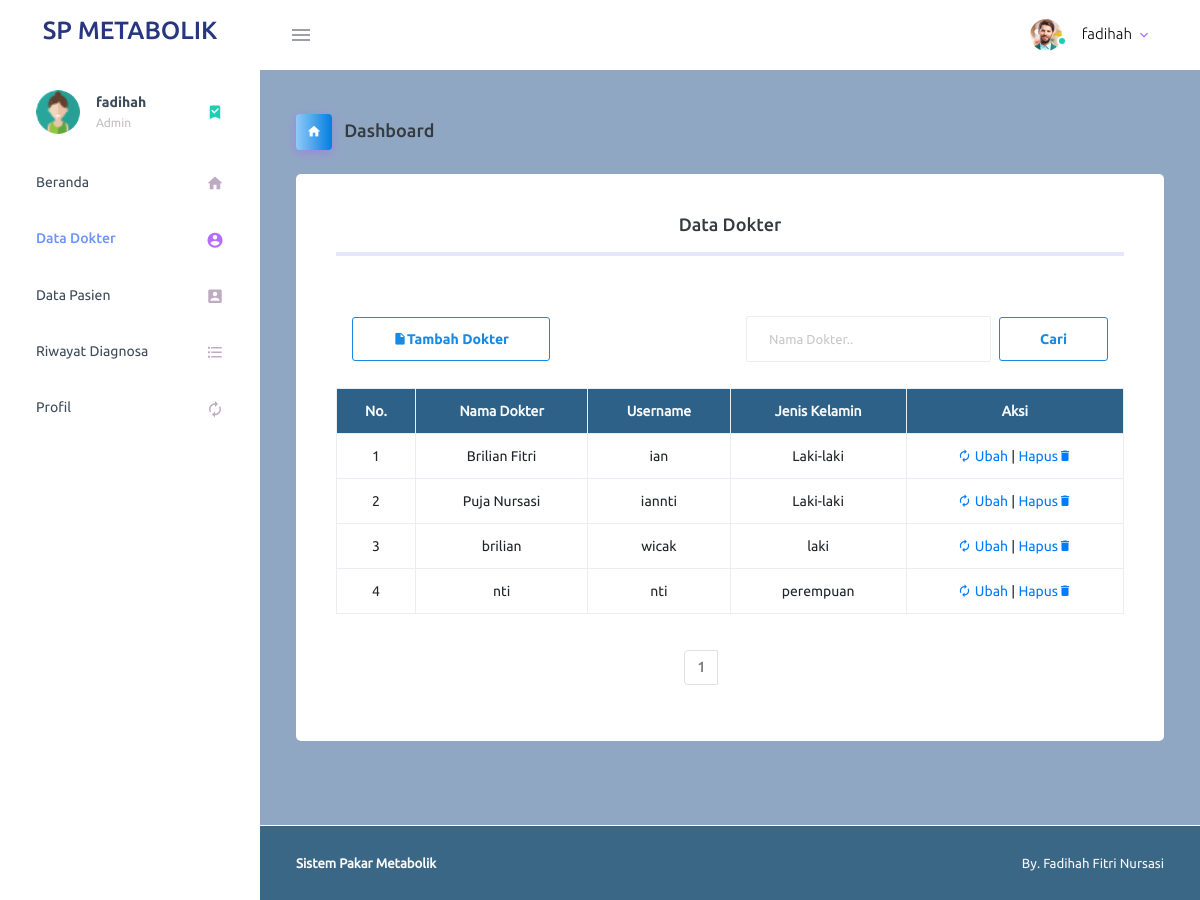
/page/admin/data_dokter.php (signed in), run on an earlier commit of the app's database.
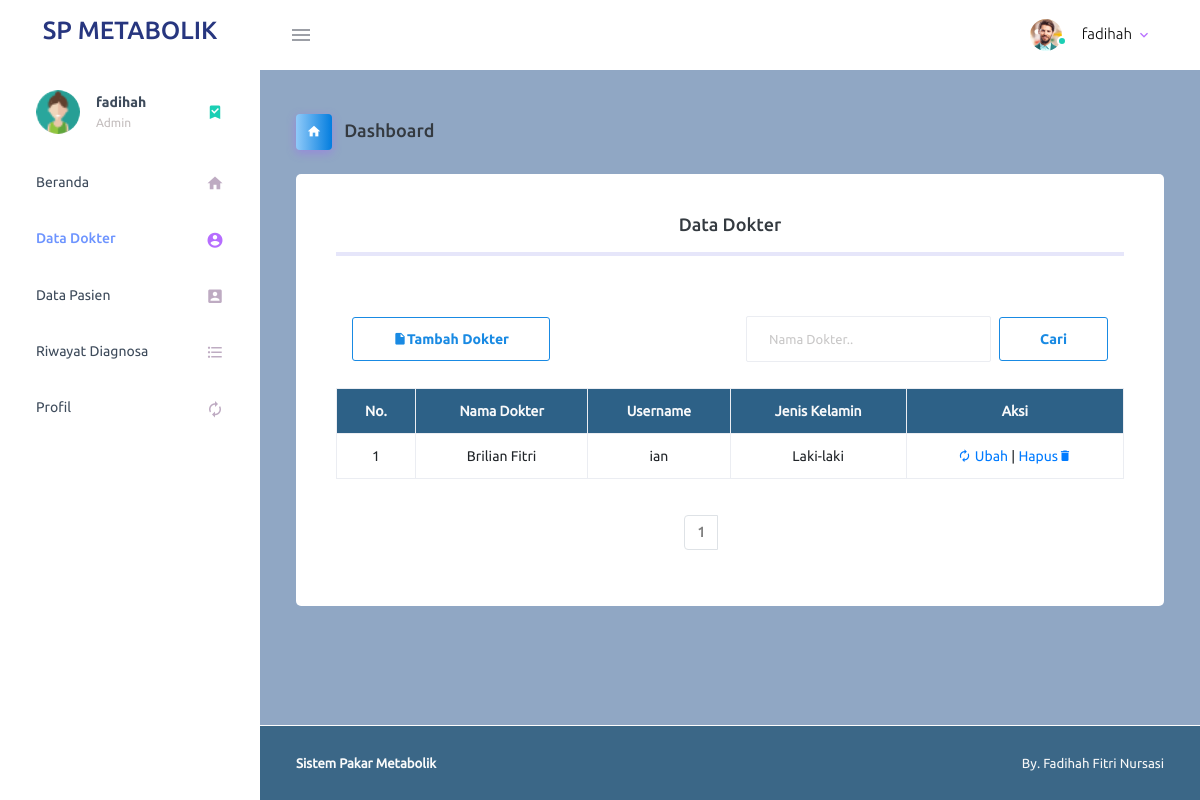
And on a later commit of the database.
### tables this page shows
CREATE TABLE `user` (
  `id_user` int(5) NOT NULL,
  `nama` varchar(30) NOT NULL,
  `username` varchar(15) NOT NULL,
  `email` varchar(30) NOT NULL,
  `jk` varchar(10) NOT NULL,
  `password` varchar(255) NOT NULL,
  `role` varchar(10) DEFAULT NULL,
  `tgl_lahir` date DEFAULT NULL
);

### page/koneksi.php (called while the page is built, shortened)
<?php
$conn = mysqli_connect("localhost", "root", "", "metabolik");
function query($query) {
    global $conn;
    $result = mysqli_query($conn, $query);
    $rows = [];
    while( $row = mysqli_fetch_assoc($result) ) {
        $rows[] = $row;
    }
    return $rows;
}
?>

### page/admin/data_dokter.php (the view, shortened to what the changed rows need)
<?php
require '../koneksi.php';
$jumlahdataperhalaman = 5;
$jumlahdata = count(query("SELECT*FROM user WHERE role='Dokter'"));
$jumlahhalaman = ceil($jumlahdata/$jumlahdataperhalaman);
$halamanaktif = (isset($_GET["halaman"])) ? $_GET["halaman"]:1;
$awaldata = ($jumlahdataperhalaman * $halamanaktif) - $jumlahdataperhalaman;
$duser = query("SELECT*FROM user WHERE role='Dokter' ORDER BY id_user asc LIMIT $awaldata, $jumlahdataperhalaman");
?>
<!DOCTYPE html>
<html lang="en">
  <head>
    <link rel="stylesheet" href="../vendor/assets/vendors/mdi/css/materialdesignicons.min.css">
    <link rel="stylesheet" href="../vendor/assets/vendors/css/vendor.bundle.base.css">
    <link rel="stylesheet" href="../vendor/assets/css/style.css">
  </head>
  <body>
    <div class="container-scroller">
      <div class="container-fluid page-body-wrapper">
        <div class="main-panel">
          <div class="content-wrapper">
            <div class="row">
              <div class="col-12 grid-margin stretch-card">
                <div class="card">
                  <div class="card-body text-center">
                    <hr><br><br>
                    <br>
                    <table class="table table-bordered">
                        <tr class="text-center text-light" style="background-color:#2D6187;">
                        <th>No.</th>
                        <th>Nama Dokter</th>
                        <th>Username</th>
                        <th>Jenis Kelamin</th>
                        <th>Aksi</th>
                        </tr>
                        <?php $i = 1; ?>
                        <?php foreach($duser as $row) : ?>
                        <tr class="text-center">
                        <td><?= $i; ?></td>
                        <td><?= $row["nama"];?> </td>
                        <td><?= $row["username"];?> </td>
                        <td><?= $row["jk"];?> </td>
                        <td>
                          <a href="ubah_user.php?id=<?= $row["id_user"];?>" class="mdi mdi-autorenew"> Ubah</a> |
                          <a href="hapus_user.php?id=<?= $row["id_user"];?>" onclick=" return confirm('Yakin ingin menghapus data ?');">Hapus<a class="mdi mdi-delete"></a></a>
                        </td>
                        </tr>
                        <?php $i++; ?>
                        <?php endforeach; ?>
                    </table><br><br>
                    <div class="container">
                          <div class="row">
                            <div class="col-md-6 offset-md-5">
                              <nav aria-label="Page navigation example">
                                <ul class="pagination">
                                  <li class="page-item">
                                    <?php for($i=1; $i<=$jumlahhalaman; $i++) :?>
                                    <?php if($i==$halamanaktif) : ?>
                                      <a class="page-link" href="?halaman=<?= $i;?>" style="font-weight: bold; color: grey;"> <?= $i; ?> </a>
                                    <?php else :?>
                                      <li class="page-item"><a class="page-link" href="?halaman=<?= $i;?>"> <?= $i; ?> </a></li>
                                        <?php endif; ?>
                                        <?php endfor; ?>
                                      </li>
                                  </ul>
                              </nav>
                            </div>
                          </div>
                        </div>
                  </div>
                </div>
              </div>
            </div>
          </div>
        </div>
      </div>
    </div>
  </body>
</html>

What changed in the data, as far as the page shows it:
removed user: nama "Puja Nursasi", username "iannti", jk "Laki-laki"
removed user: nama "brilian", username "wicak", jk "laki"
removed user: nama "nti", username "nti", jk "perempuan"
